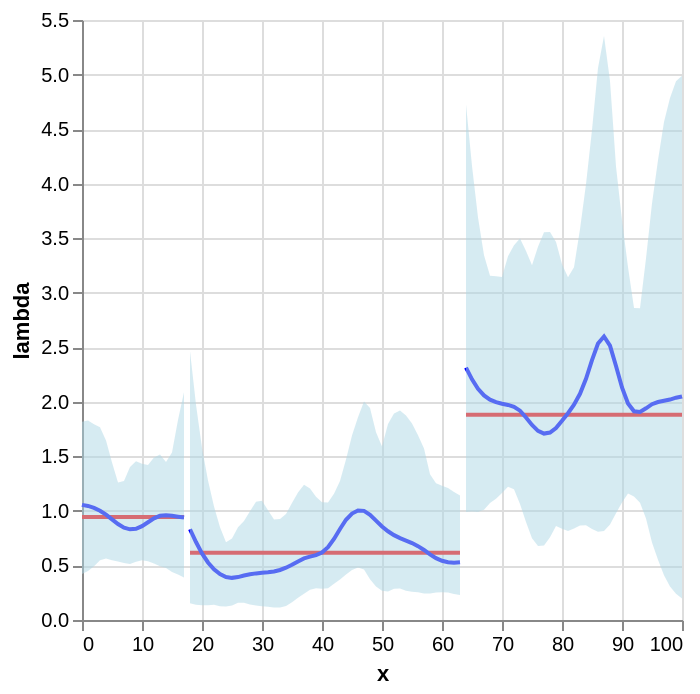

Here is the notebook cell this chart was saved with:
### Code cell
plot_posterior_lam(df_expanded, mcmc_samples, cut_points=[18, 64])

### Figure 1 — Vega-Lite specification as saved in the notebook (floating-point values rounded to 4 significant figures)
{"config": {"view": {"continuousWidth": 300, "continuousHeight": 300}}, "layer": [{"mark": {"type": "line", "color": "red"}, "encoding": {"detail": {"field": "segment", "type": "nominal"}, "x": {"field": "x", "type": "quantitative"}, "y": {"field": "lambda", "title": "lambda", "type": "quantitative"}}}, {"mark": {"type": "line", "color": "blue"}, "encoding": {"detail": {"field": "segment", "type": "nominal"}, "x": {"field": "x", "type": "quantitative"}, "y": {"field": "lam", "title": "lambda", "type": "quantitative"}}}, {"mark": {"type": "area", "color": "lightblue", "opacity": 0.5}, "encoding": {"detail": {"field": "segment", "type": "nominal"}, "x": {"field": "x", "type": "quantitative"}, "y": {"field": "lam_lower", "title": "lambda", "type": "quantitative"}, "y2": {"field": "lam_upper", "title": "lambda"}}}], "data": {"name": "data-1ee6c9541fddb09a8588019b555024d8"}, "$schema": "https://vega.github.io/schema/vega-lite/v6.1.0.json", "datasets": {"data-1ee6c9541fddb09a8588019b555024d8": [{"x": 0, "lambda": 0.9442, "lam": 1.055, "lam_lower": 0.4215, "lam_upper": 1.818, "segment": 0}, {"x": 1, "lambda": 0.9442, "lam": 1.045, "lam_lower": 0.4501, "lam_upper": 1.828, "segment": 0}, {"x": 2, "lambda": 0.9442, "lam": 1.028, "lam_lower": 0.4923, "lam_upper": 1.795, "segment": 0}, {"x": 3, "lambda": 0.9442, "lam": 1.002, "lam_lower": 0.5474, "lam_upper": 1.766, "segment": 0}, {"x": 4, "lambda": 0.9442, "lam": 0.9662, "lam_lower": 0.5629, "lam_upper": 1.646, "segment": 0}, {"x": 5, "lambda": 0.9442, "lam": 0.9226, "lam_lower": 0.5481, "lam_upper": 1.444, "segment": 0}, {"x": 6, "lambda": 0.9442, "lam": 0.8795, "lam_lower": 0.5357, "lam_upper": 1.261, "segment": 0}, {"x": 7, "lambda": 0.9442, "lam": 0.8469, "lam_lower": 0.5214, "lam_upper": 1.275, "segment": 0}, {"x": 8, "lambda": 0.9442, "lam": 0.8311, "lam_lower": 0.514, "lam_upper": 1.402, "segment": 0}, {"x": 9, "lambda": 0.9442, "lam": 0.8362, "lam_lower": 0.5333, "lam_upper": 1.456, "segment": 0}, {"x": 10, "lambda": 0.9442, "lam": 0.8606, "lam_lower": 0.5471, "lam_upper": 1.433, "segment": 0}, {"x": 11, "lambda": 0.9442, "lam": 0.8961, "lam_lower": 0.5393, "lam_upper": 1.421, "segment": 0}, {"x": 12, "lambda": 0.9442, "lam": 0.9321, "lam_lower": 0.5175, "lam_upper": 1.49, "segment": 0}, {"x": 13, "lambda": 0.9442, "lam": 0.9553, "lam_lower": 0.4925, "lam_upper": 1.517, "segment": 0}, {"x": 14, "lambda": 0.9442, "lam": 0.9599, "lam_lower": 0.4757, "lam_upper": 1.449, "segment": 0}, {"x": 15, "lambda": 0.9442, "lam": 0.9549, "lam_lower": 0.44, "lam_upper": 1.535, "segment": 0}, {"x": 16, "lambda": 0.9442, "lam": 0.9473, "lam_lower": 0.4176, "lam_upper": 1.833, "segment": 0}, {"x": 17, "lambda": 0.9442, "lam": 0.9397, "lam_lower": 0.3893, "lam_upper": 2.089, "segment": 0}, {"x": 18, "lambda": 0.6159, "lam": 0.8318, "lam_lower": 0.1545, "lam_upper": 2.464, "segment": 1}, {"x": 19, "lambda": 0.6159, "lam": 0.7148, "lam_lower": 0.14, "lam_upper": 1.973, "segment": 1}, {"x": 20, "lambda": 0.6159, "lam": 0.6105, "lam_lower": 0.1348, "lam_upper": 1.577, "segment": 1}, {"x": 21, "lambda": 0.6159, "lam": 0.5273, "lam_lower": 0.136, "lam_upper": 1.278, "segment": 1}, {"x": 22, "lambda": 0.6159, "lam": 0.4646, "lam_lower": 0.1408, "lam_upper": 1.041, "segment": 1}, {"x": 23, "lambda": 0.6159, "lam": 0.4205, "lam_lower": 0.127, "lam_upper": 0.8495, "segment": 1}, {"x": 24, "lambda": 0.6159, "lam": 0.3943, "lam_lower": 0.1227, "lam_upper": 0.7132, "segment": 1}, {"x": 25, "lambda": 0.6159, "lam": 0.3863, "lam_lower": 0.134, "lam_upper": 0.7461, "segment": 1}, {"x": 26, "lambda": 0.6159, "lam": 0.3934, "lam_lower": 0.1579, "lam_upper": 0.8504, "segment": 1}, {"x": 27, "lambda": 0.6159, "lam": 0.4074, "lam_lower": 0.1574, "lam_upper": 0.9076, "segment": 1}, {"x": 28, "lambda": 0.6159, "lam": 0.419, "lam_lower": 0.1424, "lam_upper": 0.9976, "segment": 1}, {"x": 29, "lambda": 0.6159, "lam": 0.4273, "lam_lower": 0.1324, "lam_upper": 1.083, "segment": 1}, {"x": 30, "lambda": 0.6159, "lam": 0.4334, "lam_lower": 0.126, "lam_upper": 1.092, "segment": 1}, {"x": 31, "lambda": 0.6159, "lam": 0.438, "lam_lower": 0.1214, "lam_upper": 1.005, "segment": 1}, {"x": 32, "lambda": 0.6159, "lam": 0.445, "lam_lower": 0.1143, "lam_upper": 0.9211, "segment": 1}, {"x": 33, "lambda": 0.6159, "lam": 0.4586, "lam_lower": 0.1149, "lam_upper": 0.9248, "segment": 1}, {"x": 34, "lambda": 0.6159, "lam": 0.4795, "lam_lower": 0.1292, "lam_upper": 0.9726, "segment": 1}, {"x": 35, "lambda": 0.6159, "lam": 0.5066, "lam_lower": 0.1628, "lam_upper": 1.073, "segment": 1}, {"x": 36, "lambda": 0.6159, "lam": 0.5371, "lam_lower": 0.2042, "lam_upper": 1.168, "segment": 1}, {"x": 37, "lambda": 0.6159, "lam": 0.5647, "lam_lower": 0.2412, "lam_upper": 1.239, "segment": 1}, {"x": 38, "lambda": 0.6159, "lam": 0.5811, "lam_lower": 0.277, "lam_upper": 1.205, "segment": 1}, {"x": 39, "lambda": 0.6159, "lam": 0.5939, "lam_lower": 0.2905, "lam_upper": 1.13, "segment": 1}, {"x": 40, "lambda": 0.6159, "lam": 0.6179, "lam_lower": 0.2869, "lam_upper": 1.08, "segment": 1}, {"x": 41, "lambda": 0.6159, "lam": 0.6669, "lam_lower": 0.2912, "lam_upper": 1.078, "segment": 1}, {"x": 42, "lambda": 0.6159, "lam": 0.7432, "lam_lower": 0.3322, "lam_upper": 1.157, "segment": 1}, {"x": 43, "lambda": 0.6159, "lam": 0.8343, "lam_lower": 0.3702, "lam_upper": 1.274, "segment": 1}, {"x": 44, "lambda": 0.6159, "lam": 0.9188, "lam_lower": 0.417, "lam_upper": 1.47, "segment": 1}, {"x": 45, "lambda": 0.6159, "lam": 0.9757, "lam_lower": 0.458, "lam_upper": 1.692, "segment": 1}, {"x": 46, "lambda": 0.6159, "lam": 1.004, "lam_lower": 0.4822, "lam_upper": 1.857, "segment": 1}, {"x": 47, "lambda": 0.6159, "lam": 1.0, "lam_lower": 0.4638, "lam_upper": 2.002, "segment": 1}, {"x": 48, "lambda": 0.6159, "lam": 0.9645, "lam_lower": 0.3746, "lam_upper": 1.943, "segment": 1}, {"x": 49, "lambda": 0.6159, "lam": 0.9104, "lam_lower": 0.308, "lam_upper": 1.721, "segment": 1}, {"x": 50, "lambda": 0.6159, "lam": 0.8574, "lam_lower": 0.2672, "lam_upper": 1.59, "segment": 1}, {"x": 51, "lambda": 0.6159, "lam": 0.8133, "lam_lower": 0.2617, "lam_upper": 1.796, "segment": 1}, {"x": 52, "lambda": 0.6159, "lam": 0.7778, "lam_lower": 0.2858, "lam_upper": 1.893, "segment": 1}, {"x": 53, "lambda": 0.6159, "lam": 0.7502, "lam_lower": 0.2885, "lam_upper": 1.92, "segment": 1}, {"x": 54, "lambda": 0.6159, "lam": 0.728, "lam_lower": 0.2683, "lam_upper": 1.875, "segment": 1}, {"x": 55, "lambda": 0.6159, "lam": 0.7052, "lam_lower": 0.2578, "lam_upper": 1.802, "segment": 1}, {"x": 56, "lambda": 0.6159, "lam": 0.6771, "lam_lower": 0.2533, "lam_upper": 1.694, "segment": 1}, {"x": 57, "lambda": 0.6159, "lam": 0.642, "lam_lower": 0.2419, "lam_upper": 1.573, "segment": 1}, {"x": 58, "lambda": 0.6159, "lam": 0.6021, "lam_lower": 0.2425, "lam_upper": 1.335, "segment": 1}, {"x": 59, "lambda": 0.6159, "lam": 0.5669, "lam_lower": 0.2514, "lam_upper": 1.253, "segment": 1}, {"x": 60, "lambda": 0.6159, "lam": 0.5431, "lam_lower": 0.2544, "lam_upper": 1.23, "segment": 1}, {"x": 61, "lambda": 0.6159, "lam": 0.5298, "lam_lower": 0.2517, "lam_upper": 1.21, "segment": 1}, {"x": 62, "lambda": 0.6159, "lam": 0.5248, "lam_lower": 0.2377, "lam_upper": 1.173, "segment": 1}, {"x": 63, "lambda": 0.6159, "lam": 0.5288, "lam_lower": 0.2282, "lam_upper": 1.141, "segment": 1}, {"x": 64, "lambda": 1.882, "lam": 2.314, "lam_lower": 0.9901, "lam_upper": 4.725, "segment": 2}, {"x": 65, "lambda": 1.882, "lam": 2.206, "lam_lower": 0.9941, "lam_upper": 4.162, "segment": 2}, {"x": 66, "lambda": 1.882, "lam": 2.119, "lam_lower": 0.99, "lam_upper": 3.689, "segment": 2}, {"x": 67, "lambda": 1.882, "lam": 2.058, "lam_lower": 1.011, "lam_upper": 3.343, "segment": 2}, {"x": 68, "lambda": 1.882, "lam": 2.019, "lam_lower": 1.072, "lam_upper": 3.156, "segment": 2}, {"x": 69, "lambda": 1.882, "lam": 1.997, "lam_lower": 1.111, "lam_upper": 3.152, "segment": 2}, {"x": 70, "lambda": 1.882, "lam": 1.983, "lam_lower": 1.165, "lam_upper": 3.143, "segment": 2}, {"x": 71, "lambda": 1.882, "lam": 1.971, "lam_lower": 1.221, "lam_upper": 3.335, "segment": 2}, {"x": 72, "lambda": 1.882, "lam": 1.955, "lam_lower": 1.199, "lam_upper": 3.435, "segment": 2}, {"x": 73, "lambda": 1.882, "lam": 1.919, "lam_lower": 1.063, "lam_upper": 3.496, "segment": 2}, {"x": 74, "lambda": 1.882, "lam": 1.856, "lam_lower": 0.8987, "lam_upper": 3.382, "segment": 2}, {"x": 75, "lambda": 1.882, "lam": 1.788, "lam_lower": 0.7504, "lam_upper": 3.253, "segment": 2}, {"x": 76, "lambda": 1.882, "lam": 1.734, "lam_lower": 0.6787, "lam_upper": 3.42, "segment": 2}, {"x": 77, "lambda": 1.882, "lam": 1.709, "lam_lower": 0.6819, "lam_upper": 3.554, "segment": 2}, {"x": 78, "lambda": 1.882, "lam": 1.718, "lam_lower": 0.7582, "lam_upper": 3.556, "segment": 2}, {"x": 79, "lambda": 1.882, "lam": 1.76, "lam_lower": 0.8617, "lam_upper": 3.465, "segment": 2}, {"x": 80, "lambda": 1.882, "lam": 1.826, "lam_lower": 0.837, "lam_upper": 3.262, "segment": 2}, {"x": 81, "lambda": 1.882, "lam": 1.896, "lam_lower": 0.8148, "lam_upper": 3.141, "segment": 2}, {"x": 82, "lambda": 1.882, "lam": 1.973, "lam_lower": 0.8381, "lam_upper": 3.234, "segment": 2}, {"x": 83, "lambda": 1.882, "lam": 2.073, "lam_lower": 0.8661, "lam_upper": 3.581, "segment": 2}, {"x": 84, "lambda": 1.882, "lam": 2.211, "lam_lower": 0.8696, "lam_upper": 3.995, "segment": 2}, {"x": 85, "lambda": 1.882, "lam": 2.382, "lam_lower": 0.8352, "lam_upper": 4.491, "segment": 2}, {"x": 86, "lambda": 1.882, "lam": 2.535, "lam_lower": 0.8096, "lam_upper": 5.061, "segment": 2}, {"x": 87, "lambda": 1.882, "lam": 2.599, "lam_lower": 0.816, "lam_upper": 5.354, "segment": 2}, {"x": 88, "lambda": 1.882, "lam": 2.515, "lam_lower": 0.8754, "lam_upper": 4.942, "segment": 2}, {"x": 89, "lambda": 1.882, "lam": 2.328, "lam_lower": 0.9781, "lam_upper": 4.157, "segment": 2}, {"x": 90, "lambda": 1.882, "lam": 2.132, "lam_lower": 1.078, "lam_upper": 3.664, "segment": 2}, {"x": 91, "lambda": 1.882, "lam": 1.985, "lam_lower": 1.16, "lam_upper": 3.234, "segment": 2}, {"x": 92, "lambda": 1.882, "lam": 1.914, "lam_lower": 1.132, "lam_upper": 2.861, "segment": 2}, {"x": 93, "lambda": 1.882, "lam": 1.907, "lam_lower": 1.076, "lam_upper": 2.858, "segment": 2}, {"x": 94, "lambda": 1.882, "lam": 1.941, "lam_lower": 0.9313, "lam_upper": 3.315, "segment": 2}, {"x": 95, "lambda": 1.882, "lam": 1.978, "lam_lower": 0.7114, "lam_upper": 3.818, "segment": 2}, {"x": 96, "lambda": 1.882, "lam": 1.998, "lam_lower": 0.5522, "lam_upper": 4.214, "segment": 2}, {"x": 97, "lambda": 1.882, "lam": 2.009, "lam_lower": 0.4112, "lam_upper": 4.564, "segment": 2}, {"x": 98, "lambda": 1.882, "lam": 2.021, "lam_lower": 0.308, "lam_upper": 4.786, "segment": 2}, {"x": 99, "lambda": 1.882, "lam": 2.038, "lam_lower": 0.2402, "lam_upper": 4.939, "segment": 2}, {"x": 100, "lambda": 1.882, "lam": 2.049, "lam_lower": 0.1972, "lam_upper": 4.99, "segment": 2}]}}
